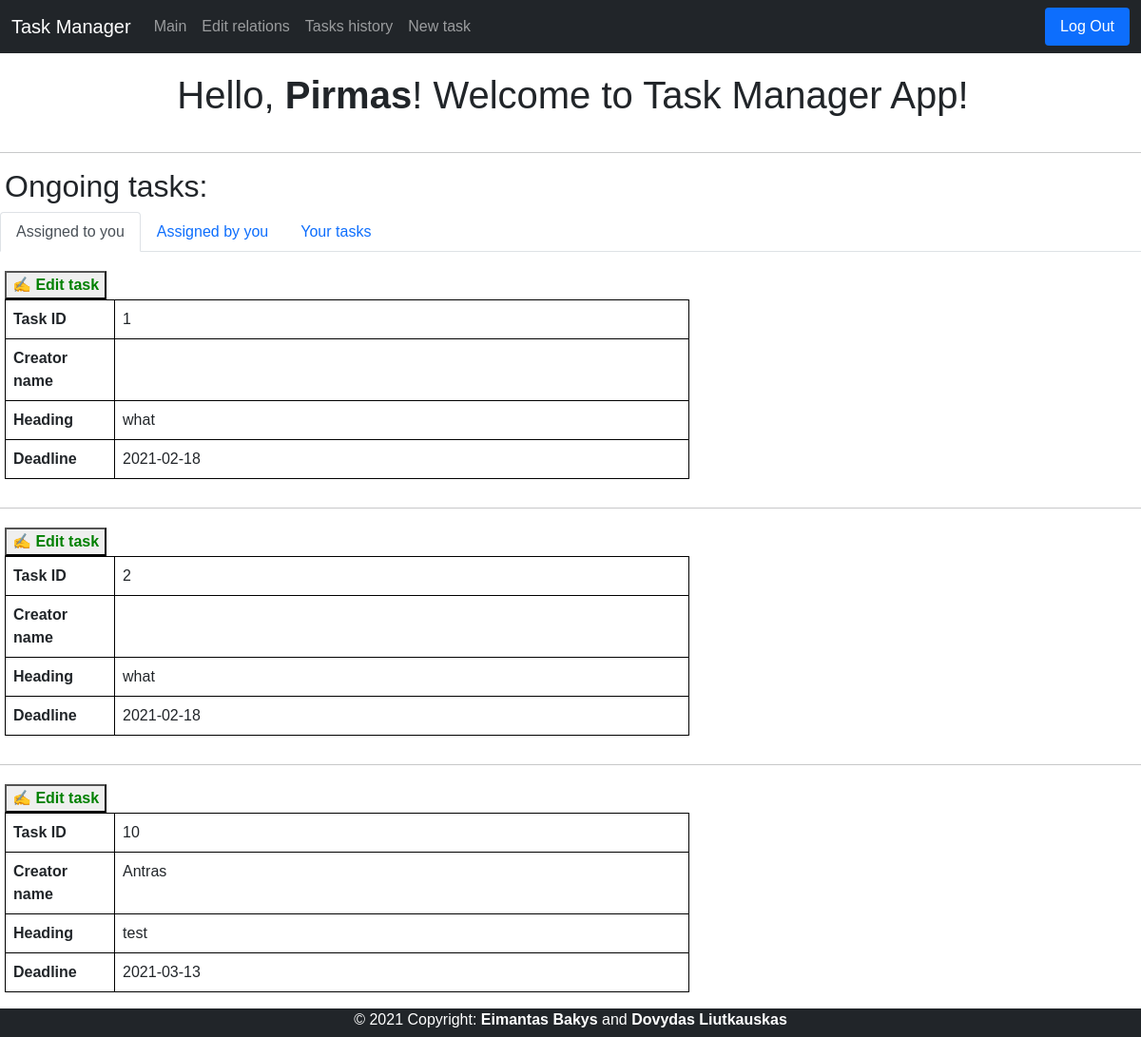
Page / (signed in) on the earlier database version.
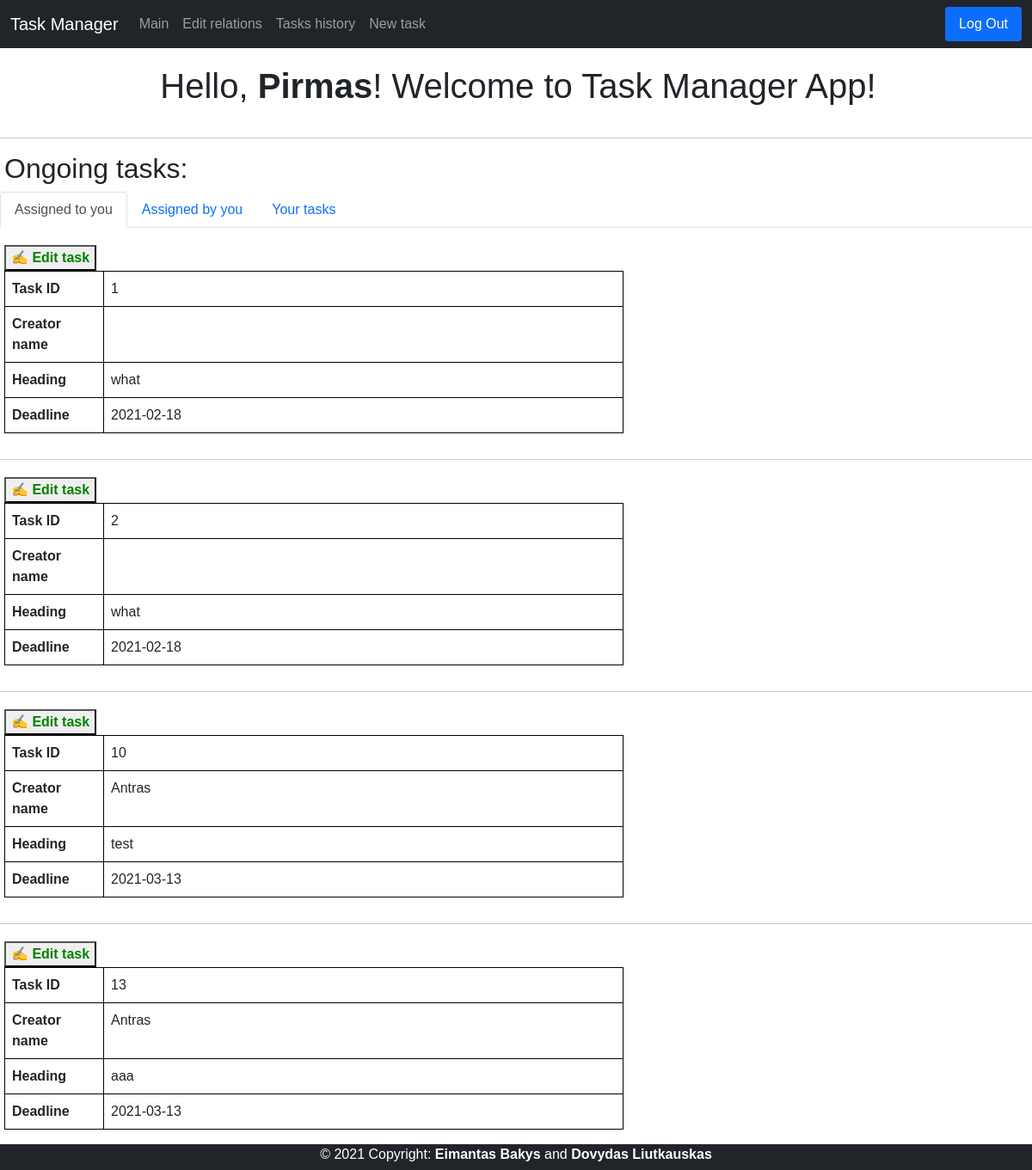
Same page on the later database version.
### tables this page shows
CREATE TABLE tasks(id INTEGER PRIMARY KEY, creator_id INTEGER, executor_id INTEGER, heading TEXT, description TEXT, creation_date TIMESTAMP DEFAULT CURRENT_TIMESTAMP,
deadline_date TIMESTAMP, status INTEGER);

CREATE TABLE users(user_id INTEGER PRIMARY KEY, name TEXT NOT NULL UNIQUE, hash TEXT NOT NULL, position TEXT, company TEXT, administrator INTEGER);

### application.py (the view, shortened to what this page needs)
@app.route("/", methods=["GET", "POST"])
def index():
    if request.method == "GET":
        if session.get("user_id") is None:
            return redirect("/login")
        else:
            connection = sqlite3.connect('data.db')
            db = connection.cursor()
            db.execute("SELECT * FROM tasks WHERE creator_id = ? AND status = 0 ORDER BY deadline_date",
               (session["user_id"],))
            creator = db.fetchall()
            db.execute("SELECT * FROM tasks WHERE executor_id = ? AND status = 0 ORDER BY deadline_date",
            (session["user_id"],))
            executor = db.fetchall()
            db.execute("SELECT name FROM users WHERE user_id = ?", (session["user_id"],))
            nameList = db.fetchone()
            name = nameList[0]
            db.execute("SELECT * FROM users")
            users = db.fetchall()
            return render_template("index.html", creator=creator, executor=executor, users=users, name=name)

### templates/index.html (shortened to what this page needs)
{% extends "layout.html" %}
{% block main %}
<h1 class="pageTitle">Hello, <b>{{ name }}</b>! Welcome to Task Manager App!</h1>
<hr>
<h2 style="margin-left: 5px;">Ongoing tasks:</h2>
<nav>
    <div class="nav nav-tabs" id="nav-tab" role="tablist">
      <button class="nav-link active" id="nav-executor-tab" data-bs-toggle="tab" data-bs-target="#nav-executor" type="button" role="tab" aria-controls="nav-executor" aria-selected="true">Assigned to you</button>
      <button class="nav-link" id="nav-creator-tab" data-bs-toggle="tab" data-bs-target="#nav-creator" type="button" role="tab" aria-controls="nav-creator" aria-selected="false">Assigned by you</button>
      <button class="nav-link" id="nav-yourTasks-tab" data-bs-toggle="tab" data-bs-target="#nav-yourTasks" type="button" role="tab" aria-controls="nav-yourTasks" aria-selected="false">Your tasks</button>
    </div>
  </nav>
  <div class="tab-content" id="nav-tabContent">
    <div class="tab-pane fade show active" id="nav-executor" role="tabpanel" aria-labelledby="nav-executor-tab">
        {% for row in executor %}
        {% if row[1] != row[2] %}
<div class="container-2" style="margin-top: 20px;">
    <form action="/" method="POST">
        <button type="submit" name="task_id" value="{{ row[0] }}" class="edit">&#9997; Edit task</button>
        <table class="table">
            <tr class="borderr">
                <th scope="col" class="borderName">Task ID</th>
                <td class="borderr">{{ row[0] }} </td>
            </tr>
            <tr class="borderr">
                <th scope="col" class="borderName">Creator name</th>
                <td class="borderr">
                    {% for user in users %}
                    {% if user[0] == row[1] %}
                    {{ user[1] }}
                    {% endif %}
                    {% endfor %}
                </td>
            </tr>
            <tr class="borderr">
                <th scope="col" class="borderName" tyle="white-space: pre-wrap;">Heading</th>
                <td class="borderr">{{ row[3] }}</td>
            </tr>
            <tr class="borderr">
                <th scope="col" class="borderName">Deadline</th>
                <td class="borderr">{{ row[6] }}</td>
            </tr>
        </table>
        <hr>
    </form>
</div>
{% endif %}
{% endfor %}
    </div>
  </div>
{% endblock %}

Differences in the rows shown:
added tasks: id "13", heading "aaa", deadline_date "2021-03-13", users (name "Antras")
